Frame 1 (no input): blank canvas, image omitted
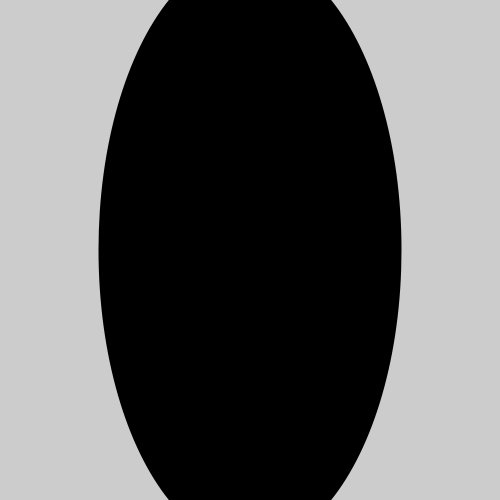
Frame 60 (the mouse pressed at the canvas centre just before this capture)
Frame 120 (the mouse held since frame 60 and released just before this capture): blank canvas, image omitted

The Processing sketch that drew this single still picture (run headless with seeded random() and noise(); from frame 60 on, the mouse is pressed at the canvas centre):

// Processing sketch: processing_170406
// ── processing_170406.pde

float x = 8;
float y = 2;
float SPa =5;
float SPb =10;
void setup () {
size(500,500);
noStroke();
}
void draw (){
fill(250,250,250);

  fill(0);
  ellipse(250,250,x,y);
   x=x+SPa;
  y=y+SPb;
}
